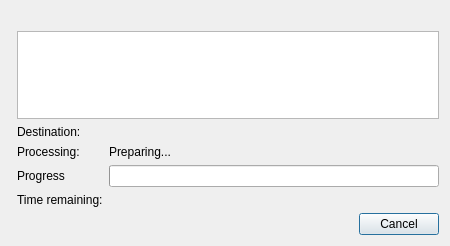
<?xml version="1.0" encoding="UTF-8"?>
<ui version="4.0">
 <class>FileOperationDialog</class>
 <widget class="QDialog" name="FileOperationDialog">
  <property name="geometry">
   <rect>
    <x>0</x>
    <y>0</y>
    <width>450</width>
    <height>246</height>
   </rect>
  </property>
  <property name="windowTitle">
   <string/>
  </property>
  <layout class="QFormLayout" name="formLayout_2">
   <item row="0" column="0" colspan="2">
    <widget class="QLabel" name="message">
     <property name="text">
      <string/>
     </property>
    </widget>
   </item>
   <item row="1" column="1">
    <layout class="QFormLayout" name="formLayout">
     <property name="fieldGrowthPolicy">
      <enum>QFormLayout::AllNonFixedFieldsGrow</enum>
     </property>
     <item row="1" column="0">
      <widget class="QLabel" name="destLabel">
       <property name="text">
        <string>Destination:</string>
       </property>
      </widget>
     </item>
     <item row="1" column="1">
      <widget class="QLabel" name="dest">
       <property name="sizePolicy">
        <sizepolicy hsizetype="Preferred" vsizetype="Fixed">
         <horstretch>0</horstretch>
         <verstretch>0</verstretch>
        </sizepolicy>
       </property>
       <property name="text">
        <string/>
       </property>
       <property name="wordWrap">
        <bool>true</bool>
       </property>
      </widget>
     </item>
     <item row="2" column="0">
      <widget class="QLabel" name="label_3">
       <property name="text">
        <string>Processing:</string>
       </property>
      </widget>
     </item>
     <item row="2" column="1">
      <widget class="QLabel" name="curFile">
       <property name="sizePolicy">
        <sizepolicy hsizetype="Preferred" vsizetype="Fixed">
         <horstretch>0</horstretch>
         <verstretch>0</verstretch>
        </sizepolicy>
       </property>
       <property name="text">
        <string>Preparing...</string>
       </property>
      </widget>
     </item>
     <item row="3" column="0">
      <widget class="QLabel" name="label_4">
       <property name="text">
        <string>Progress</string>
       </property>
      </widget>
     </item>
     <item row="3" column="1">
      <widget class="QProgressBar" name="progressBar">
       <property name="alignment">
        <set>Qt::AlignCenter</set>
       </property>
      </widget>
     </item>
     <item row="4" column="0">
      <widget class="QLabel" name="label_5">
       <property name="sizePolicy">
        <sizepolicy hsizetype="Preferred" vsizetype="Preferred">
         <horstretch>0</horstretch>
         <verstretch>0</verstretch>
        </sizepolicy>
       </property>
       <property name="text">
        <string>Time remaining:</string>
       </property>
      </widget>
     </item>
     <item row="4" column="1">
      <widget class="QLabel" name="timeRemaining">
       <property name="sizePolicy">
        <sizepolicy hsizetype="Preferred" vsizetype="Fixed">
         <horstretch>0</horstretch>
         <verstretch>0</verstretch>
        </sizepolicy>
       </property>
       <property name="text">
        <string/>
       </property>
      </widget>
     </item>
     <item row="0" column="0" colspan="2">
      <widget class="QListWidget" name="sourceFiles">
       <property name="sizePolicy">
        <sizepolicy hsizetype="Preferred" vsizetype="Preferred">
         <horstretch>0</horstretch>
         <verstretch>0</verstretch>
        </sizepolicy>
       </property>
      </widget>
     </item>
    </layout>
   </item>
   <item row="2" column="0" colspan="2">
    <widget class="QDialogButtonBox" name="buttonBox">
     <property name="orientation">
      <enum>Qt::Horizontal</enum>
     </property>
     <property name="standardButtons">
      <set>QDialogButtonBox::Cancel</set>
     </property>
    </widget>
   </item>
  </layout>
 </widget>
 <resources/>
 <connections>
  <connection>
   <sender>buttonBox</sender>
   <signal>accepted()</signal>
   <receiver>FileOperationDialog</receiver>
   <slot>accept()</slot>
   <hints>
    <hint type="sourcelabel">
     <x>248</x>
     <y>254</y>
    </hint>
    <hint type="destinationlabel">
     <x>157</x>
     <y>274</y>
    </hint>
   </hints>
  </connection>
  <connection>
   <sender>buttonBox</sender>
   <signal>rejected()</signal>
   <receiver>FileOperationDialog</receiver>
   <slot>reject()</slot>
   <hints>
    <hint type="sourcelabel">
     <x>316</x>
     <y>260</y>
    </hint>
    <hint type="destinationlabel">
     <x>286</x>
     <y>274</y>
    </hint>
   </hints>
  </connection>
 </connections>
</ui>
